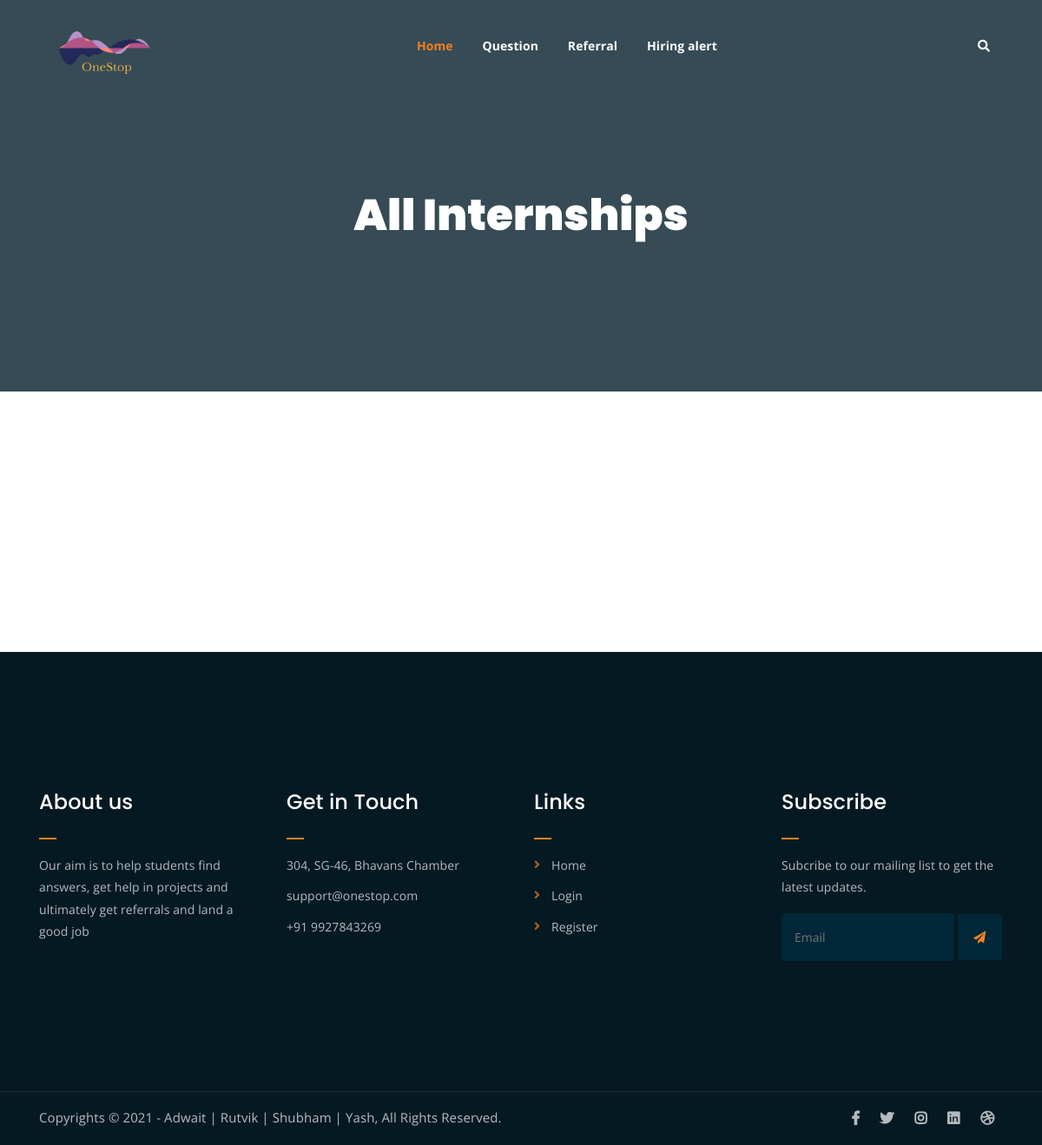
Before: /internship with the older database file.
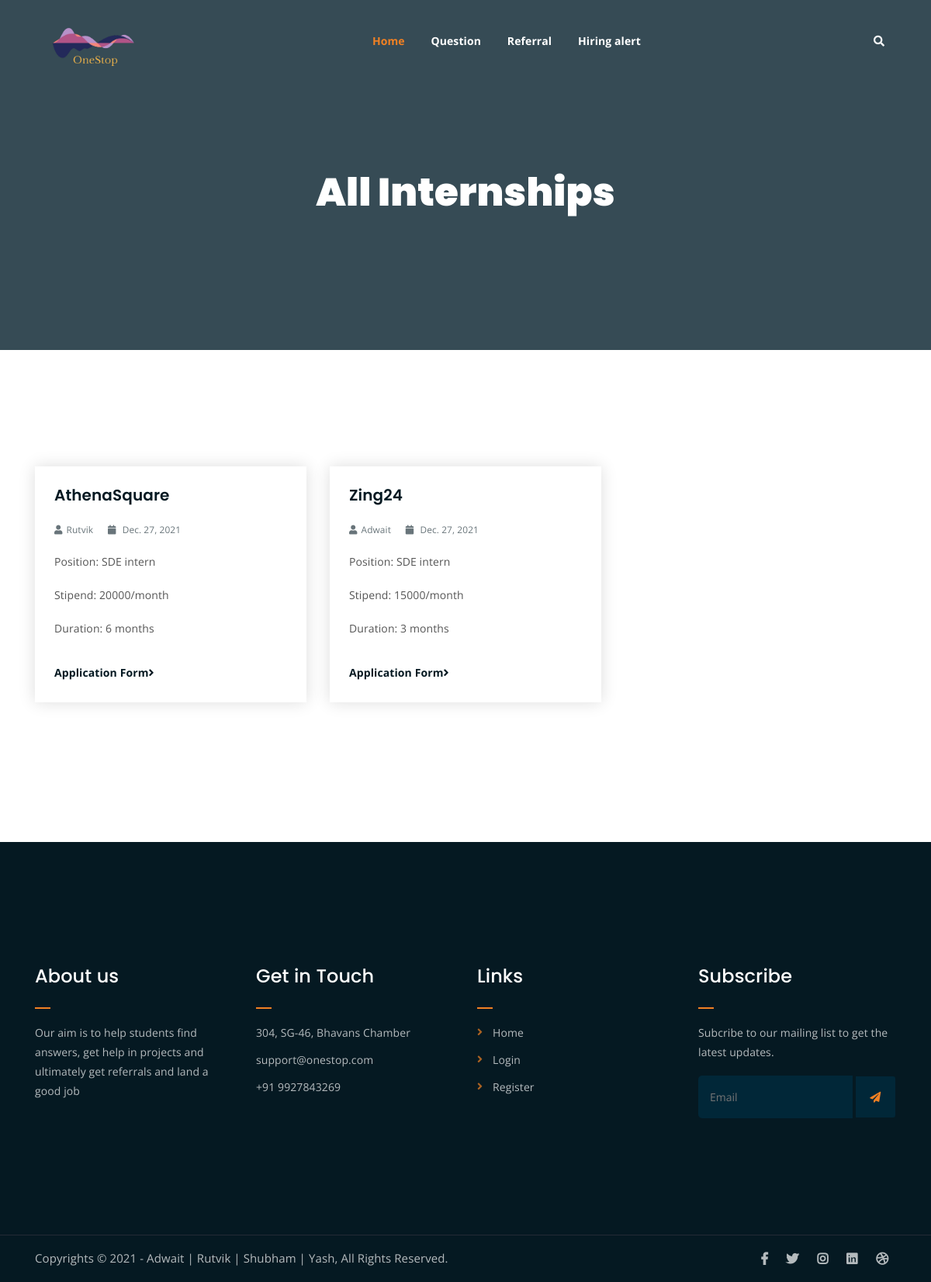
After: the same page with the newer database file.
### main/models.py (models this page shows)
class Internship(models.Model):
    company_name = models.CharField(max_length=500)
    position = models.CharField(max_length=30)
    appln_form = models.URLField(null=True)
    author = models.ForeignKey(User, on_delete=models.CASCADE)
    date_posted = models.DateField(default=datetime.datetime.now())
    duration = models.CharField(max_length=20)
    batches_allowed = models.CharField(max_length=50)
    stipend = models.CharField(max_length=50)

### main/views.py (the view)
# urls.py: path("internship", internship, name="internship"),
def internship(request):
    internships = Internship.objects.all()
    return render(request, "main/internship.html", {"internships": internships})

### main/templates/main/internship.html
{% extends "main/base.html" %} {% block content%}
<div class="breadcrumb-section breadcrumb-bg">
  <div class="container">
    <div class="row">
      <div class="col-lg-8 offset-lg-2 text-center">
        <div class="breadcrumb-text">
          <h1>All Internships</h1>
          <br />
        </div>
      </div>
    </div>
  </div>
</div>
<div class="latest-news mt-150 mb-150">
  <div class="container">
    <div class="row">
      {% for internship in internships %}
      <div class="col-lg-4 col-md-6">
        <div class="single-latest-news">
          <div class="news-text-box">
            <h3>{{ internship.company_name }}</h3>
            <p class="blog-meta">
              <span class="author"
                ><i class="fas fa-user"></i>{{ internship.author }}</span
              >
              <span class="date"
                ><i class="fas fa-calendar"></i>
                {{internship.date_posted}}</span
              >
            </p>
            <p class="excerpt">Position: {{ internship.position }}</p>
            <p class="excerpt">Stipend: {{ internship.stipend }}/month</p>
            <p class="excerpt">Duration: {{ internship.duration }} months</p>
            <a class="read-more-btn" href="{{internship.link}}" target="_blank">
              Application Form<i class="fas fa-angle-right"></i
            ></a>
          </div>
        </div>
      </div>
      {% endfor %}
    </div>
  </div>
</div>
{% endblock content%}

### main/templates/main/base.html (shortened to what this page needs)
{% load static %}
<!DOCTYPE html>
<html lang="en">
<head>
	<link rel="stylesheet" href="{% static 'main/css/all.min.css' %}">
	<link rel="stylesheet" href="{% static 'main/bootstrap/css/bootstrap.min.css' %}">
	<link rel="stylesheet" href="{% static 'main/css/owl.carousel.css' %}">
	<link rel="stylesheet" href="{% static 'main/css/magnific-popup.css' %}">
	<link rel="stylesheet" href="{% static 'main/css/animate.css' %}">
	<link rel="stylesheet" href="{% static 'main/css/meanmenu.min.css' %}">
	<link rel="stylesheet" href="{% static 'main/css/main.css' %}">
	<link rel="stylesheet" href="{% static 'main/css/responsive.css' %}">
</head>
<body>
	<div class="top-header-area" id="sticker">
		<div class="container">
			<div class="row">
				<div class="col-lg-12 col-sm-12 text-center">
					<div class="main-menu-wrap">
						<div class="site-logo">
							<a href="{% url 'home-page' %}">
								<img src="{% static 'main/img/logo.jpg' %}" alt="">
							</a>
						</div>
						<nav class="main-menu">
							<ul>
								<li class="current-list-item"><a href="{% url 'home-page' %}">Home</a>
								</li>
								<li><a href="{% url 'Questions-list-view' %}">Question</a>
								</li>
								<li><a href="#">Referral</a>
								</li>
								<li><a href="{% url 'jobs' %}">Hiring alert</a>
								</li>
								<li>
									<div class="header-icons">
										<a class="mobile-hide search-bar-icon" href="#"><i
												class="fas fa-search"></i></a>
									</div>
								</li>
							</ul>
						</nav>
					</div>
				</div>
			</div>
		</div>
	</div>
	{% block content %} {% endblock %}
	<div class="footer-area">
		<div class="container">
			<div class="row">
				<div class="col-lg-3 col-md-6">
					<div class="footer-box about-widget">
						<h2 class="widget-title">About us</h2>
						<p>Our aim is to help students find answers, get help in projects and ultimately get referrals
							and land a good job</p>
					</div>
				</div>
				<div class="col-lg-3 col-md-6">
					<div class="footer-box get-in-touch">
						<h2 class="widget-title">Get in Touch</h2>
						<ul>
							<li>304, SG-46, Bhavans Chamber</li>
							<li>support@onestop.com</li>
							<li>+91 9927843269</li>
						</ul>
					</div>
				</div>
				<div class="col-lg-3 col-md-6">
					<div class="footer-box pages">
						<h2 class="widget-title">Links</h2>
						<ul>
							<li><a href="{% url 'home-page' %}">Home</a></li>
							{% if user.is_authenticated %}
							<li><a href="{% url 'logout' %}">Logout</a></li>
							{% else %}
							<li><a href="{% url 'login' %}">Login</a></li>
							<li><a href="{% url 'register' %}">Register</a></li>
							{% endif %}
						</ul>
					</div>
				</div>
				<div class="col-lg-3 col-md-6">
					<div class="footer-box subscribe">
						<h2 class="widget-title">Subscribe</h2>
						<p>Subcribe to our mailing list to get the latest updates.</p>
						<form action="index.html">
							<input type="email" placeholder="Email">
							<button type="submit"><i class="fas fa-paper-plane"></i></button>
						</form>
					</div>
				</div>
			</div>
		</div>
	</div>
	<div class="copyright">
		<div class="container">
			<div class="row">
				<div class="col-lg-6 col-md-12">
					<p>Copyrights &copy; 2021 - Adwait | Rutvik | Shubham | Yash</a>, All Rights Reserved.</p>
				</div>
				<div class="col-lg-6 text-right col-md-12">
					<div class="social-icons">
						<ul>
							<li><a href="#" target="_blank"><i class="fab fa-facebook-f"></i></a></li>
							<li><a href="#" target="_blank"><i class="fab fa-twitter"></i></a></li>
							<li><a href="#" target="_blank"><i class="fab fa-instagram"></i></a></li>
							<li><a href="#" target="_blank"><i class="fab fa-linkedin"></i></a></li>
							<li><a href="#" target="_blank"><i class="fab fa-dribbble"></i></a></li>
						</ul>
					</div>
				</div>
			</div>
		</div>
	</div>
</body>
</html>

Changed rows visible on the page:
added Internship: company_name "AthenaSquare", author "Rutvik", date_posted "Dec. 27, 2021", position "SDE intern", stipend "20000", duration "6"
added Internship: company_name "Zing24", author "Adwait", date_posted "Dec. 27, 2021", position "SDE intern", stipend "15000", duration "3"
